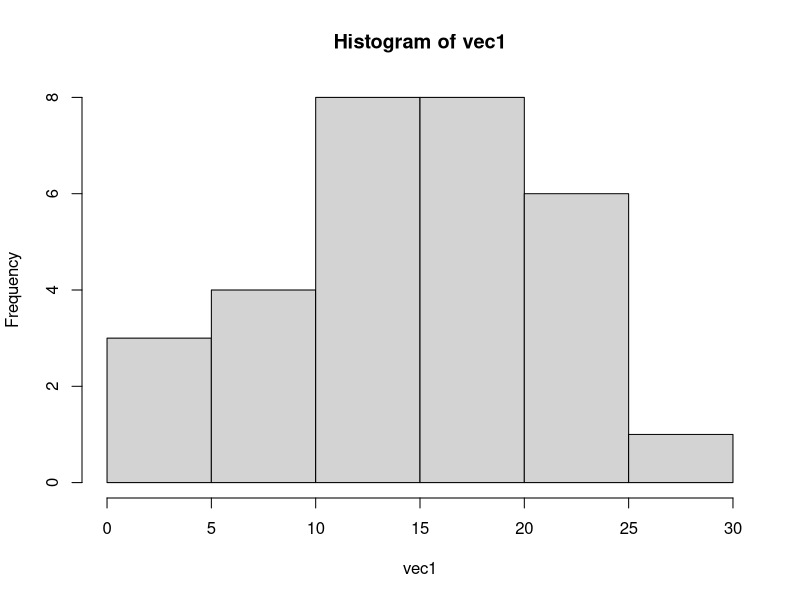
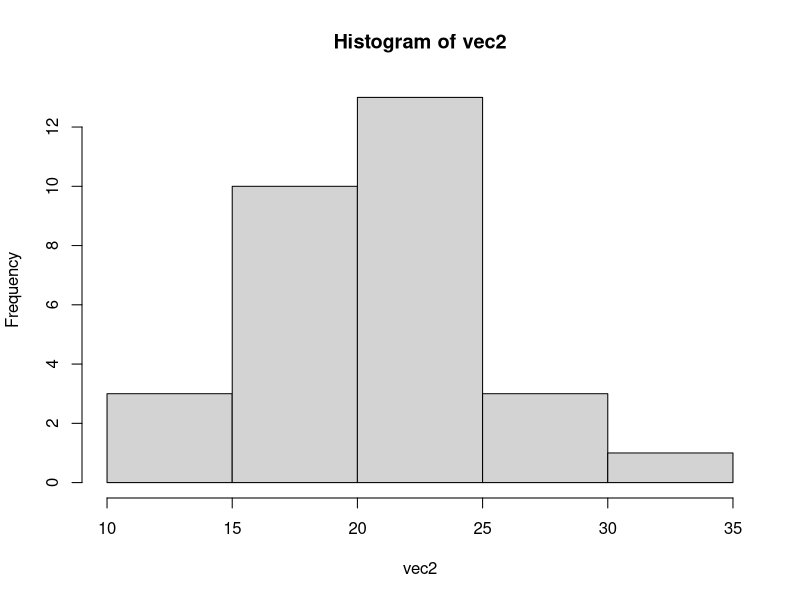
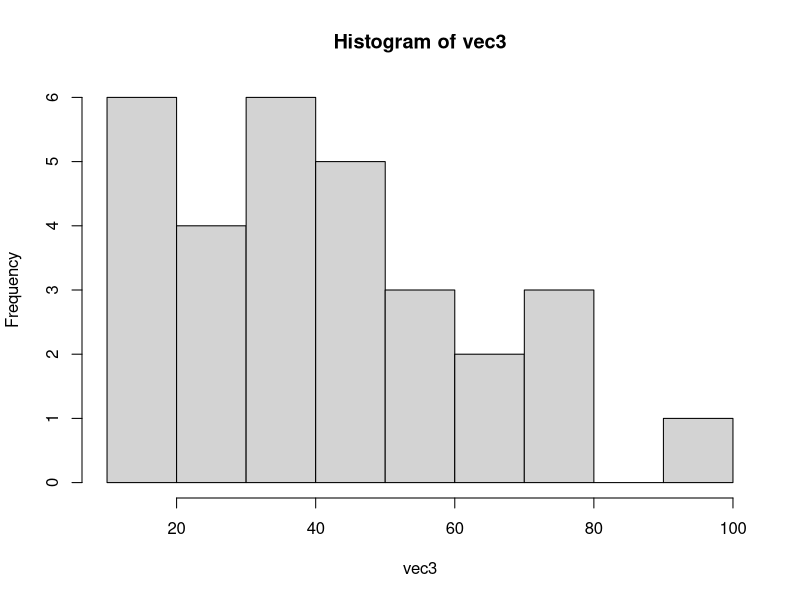
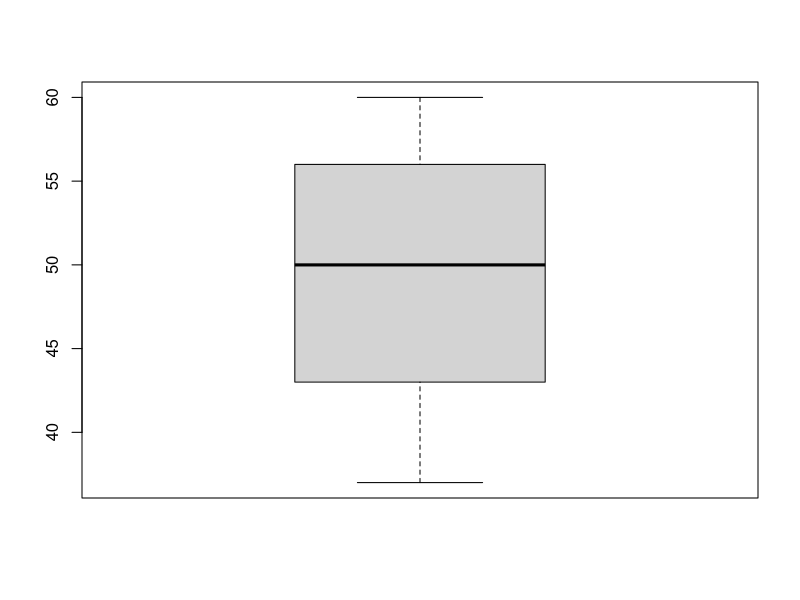
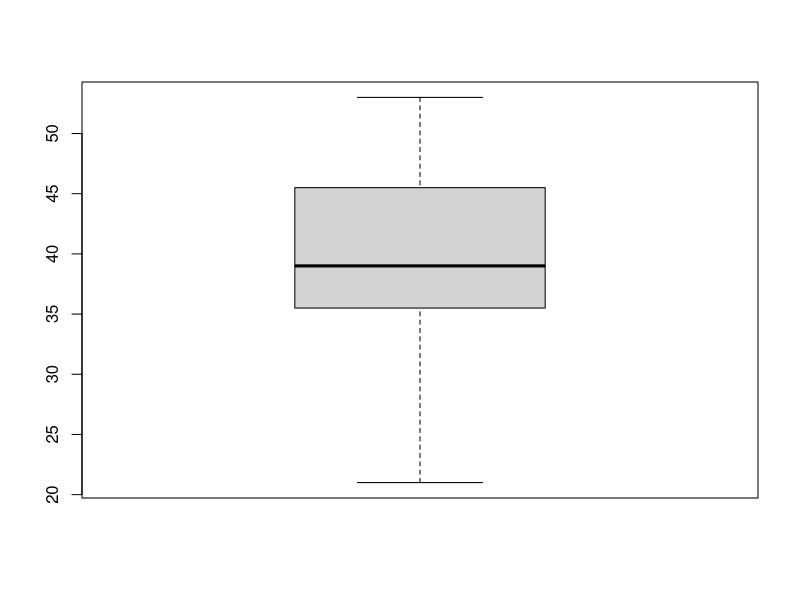
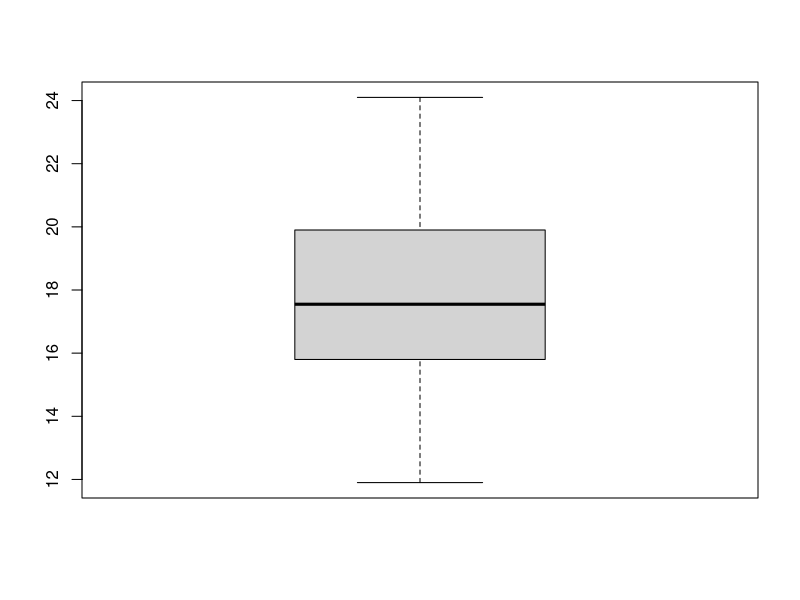
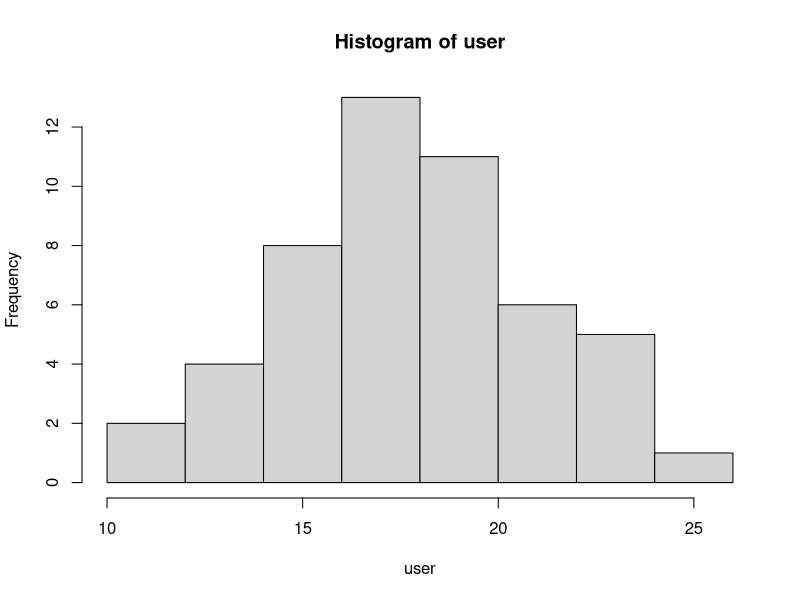
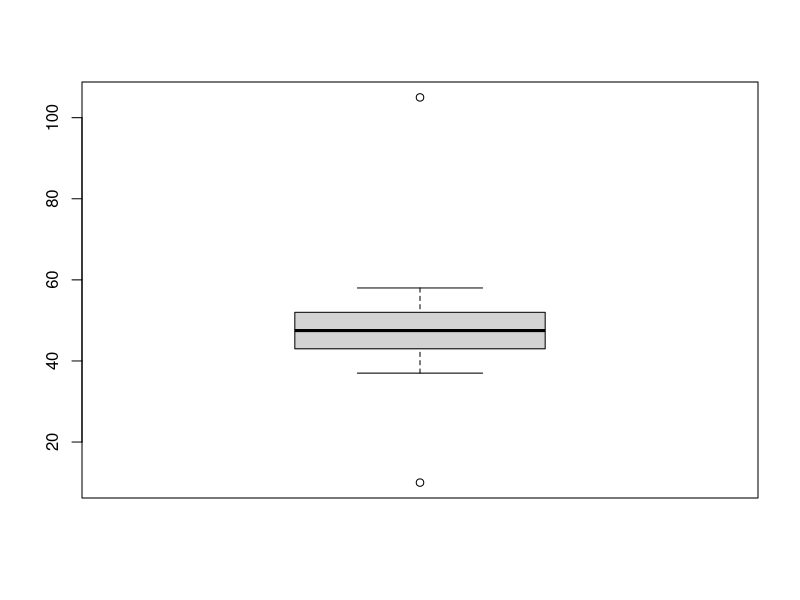

Generate these figures, in order, with R:
vec1 <- c( 19, 24, 12, 19, 18, 24, 8, 5, 9, 20, 13, 11, 1, 12, 11, 10, 22, 21, 7, 16, 15, 15, 26, 16, 1, 13, 21,21, 20, 19)
hist(vec1)
mean(vec1)
median(vec1)
getmode <- function(v) {
  uniqv <- unique(v)
  uniqv[which.max(tabulate(match(v, uniqv)))]
}
result<-getmode(vec1)
print(result)
vec2<- c(17, 24, 21, 22, 26, 22, 19, 21, 23, 11, 19, 14, 23, 25, 26, 15, 17, 26, 21, 18, 19, 21, 24, 18, 16,20, 21, 20, 23, 33)
hist(vec2)
mean(vec2)
median(vec2)
result<-getmode(vec2)
print(result)
vec3 <- c(56, 52, 13, 34, 33, 18, 44, 41, 48, 75, 24, 19, 35, 27, 46, 62, 71, 24, 66, 94, 40, 18, 15, 39, 53,23, 41, 78, 15, 35)
hist(vec3)
mean(vec3)
median(vec3)
getmode(vec3)
#quest 2
v<-c(56, 47, 49, 37, 38, 60, 50, 43, 43, 59, 50, 56, 54, 58)
stem(v)
boxplot(v)
fivenum(v)
v2<-c(53, 21, 32, 49, 45, 38, 44, 33, 32, 43, 53, 46, 36, 48, 39, 35, 37, 36, 39, 45)
stem(v2)
boxplot(v2)
fivenum(v2)
#quest3
user<- c(17.2, 22.1 ,18.5, 17.2, 18.6, 14.8, 21.7, 15.8, 16.3, 22.8, 24.1, 13.3, 16.2 ,17.5, 19.0 ,23.9 ,14.8, 22.2, 21.7 ,20.7, 13.5 ,15.8 ,13.1, 16.1 ,21.9, 23.9 ,19.3, 12.0, 19.9 ,19.4 ,15.4, 16.7, 19.5, 16.2, 16.9, 17.1, 20.2, 13.4, 19.8, 17.7, 19.7 ,18.7 ,17.6, 15.9 ,15.2, 17.1, 15.0, 18.8, 21.6 ,11.9)
mean(user)
median(user)
var(user)
sd(user)
boxplot(user)
fivenum(user)
IQR(user)
hist(user)
1.5*IQR(user)
19.90+6.075
15.08-6.075
#since no num is greater than 25.975 and less than 9.005 hence no outlier in the sample exist
#quest4
comp<-c(43, 37, 50, 51, 58, 105, 52, 45, 45, 10)
mean(comp)
median(comp)
sd(comp)
quantile(comp)
1.5*IQR(comp)+51.75
43.50-1.5*IQR(comp)
boxplot(comp)
#10 and 105 are outliers
comp1<-c(43, 37, 50, 51, 58, 52, 45, 45)
mean(comp1)
median(comp1)
sd(comp1)
